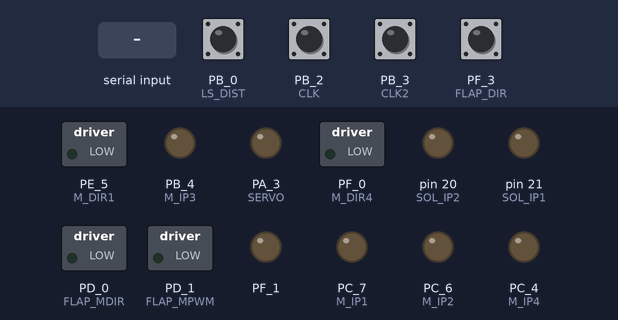
Bench run of a sketch on a simulated TI Tiva C LaunchPad. Shown: switched loads named in the sketch (green lamp = pin HIGH), output pins drawn as LEDs (lit = HIGH). Inputs (shaded band) come from the test bench; at power-on: PB_0 (LS_DIST), PB_2 (CLK), PB_3 (CLK2), PF_3 (FLAP_DIR) HIGH. What the sketch prints to the serial monitor is not drawn.

Above: at 1.2 s.
1.3 s: "1,90\n" received over Serial
At 1.45 s:
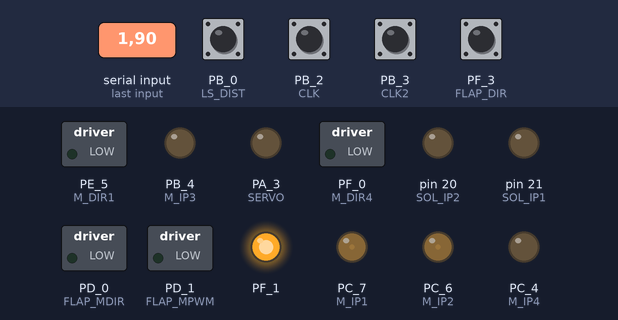
At 4.7 s:
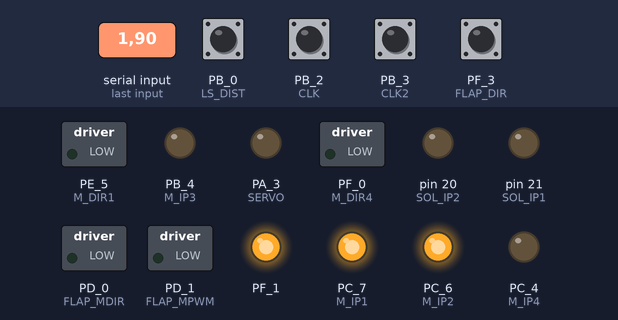
Timing chart, 0 to 6.2 s (numbered marks = the images above; inputs shaded):
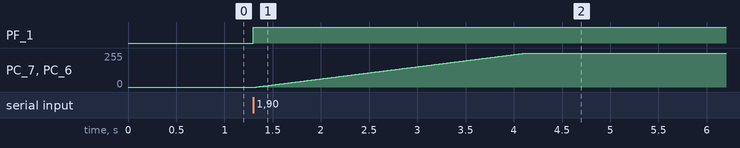

The sketch:

main.ino
```cpp
//example input 1000(rpm), 1/3(feeding-->on/off) , 1/2/3(lead screw-->reverse,forward,kill)

#define M_DIR1 6  //top-wheel1
#define M_IP1 PC_7 //top-wheel1

#define M_DIR2 6 //top-wheel2
#define M_IP2 PC_6 //top-wheel2

#define DEG_TO_RAD(x) (x * 0.0175)
#define RAD_TO_DEG(x) (x / 0.0175)

#define test(x) sin(x)

#define LIM PD_6
#define LIM2 PD_7

//#define LASER
//#define LED BLUE_LED

#define SERVO 12 //servo


#define M_DIR3 6  //feeding wheel dir 1
#define M_IP3 7 //feeding wheel pwm 1

#define M_DIR4 PF_0  // lead screw dir 2
#define M_IP4 PC_4 //lead screw pwm 2

#define IR_IP A5

////solenoid
#define SOL_IP1 21
#define SOL_IP2 20

//encoder-interrupt
#define CLK PB_2 //wheel1-rpm
#define CLK2 PB_3 //wheel2
//rpm
#define LS_DIST PB_0 //encoderA
#define LS_DIR PB_5 //encoderB

bool dir_flag, ls_pos, ip_flag = false, ip_flag2 = false;
volatile long wheel_angle, counter, old_counter;
unsigned long l_timer = 0, l_timer2 = 0;
int InByte, InByte2, InByte3, InitReading, InitReading2, idealRPM = 0;
unsigned long timer = 0, timer1 = 0, timer2 = 0, timer3 = 0, up_timer = 0, down_timer = 0, act_timer = 0, deact_timer = 0, angletimer = 0;

float error, error2, kp, pid, pid2, last_error, last_error2, kd, D, D2;
int M1_nPWM, M2_nPWM;
int l_count;

int MIN_RPM, MAX_RPM = 1000, M1_PWM, M2_PWM;
volatile long RPM_counter1 = 0, RPM_counter2 = 0, dist_counter = 0;
long RPM1 = 0 , RPM2 = 0, currentRPM1, currentRPM2, newRPM1, newRPM2;
bool flag  = false, flag2 = false;
unsigned long uu = 0, ww = 0, zz = 0, feed_timer = 0, feed_timerB = 0;
bool test_flag = false;
bool test_flagB = false;

//Angle
float A, AD = 216, C = DEG_TO_RAD(85.33), DC;

//FLAP 1
#define FLAP_ISR PF_2
#define FLAP_DIR PF_3
#define FLAP_MDIR PD_0
#define FLAP_MPWM PD_1

//FLAP 2
#define FLAPB_MDIR PD_2
#define FLAPB_MPWM PD_1

bool ligma = true , flapdir_flag = true;
boolean flap = false;

volatile unsigned long teamer, taimur, taimurR;

volatile long isr_count, isr_countb = 0, flap_count = 0;

void setup() {
  Serial.begin(115200);
  Serial.setTimeout(30);
  Serial.println("INIT");
  analogWrite(M_IP2, 0);
  pinMode(M_DIR1 , OUTPUT);
  pinMode(M_DIR2 , OUTPUT);
  pinMode(M_DIR3 , OUTPUT);
  pinMode(M_DIR4 , OUTPUT);
  pinMode(SERVO , OUTPUT);

  //  pinMode(LED, OUTPUT);
  pinMode(GREEN_LED, OUTPUT);
  pinMode(RED_LED, OUTPUT);
  pinMode(BLUE_LED, OUTPUT);

  //pinMode(LASER , OUTPUT);

  pinMode(M_IP1 , OUTPUT);
  pinMode(M_IP2 , OUTPUT);
  pinMode(M_IP3 , OUTPUT);
  pinMode(M_IP4 , OUTPUT);
  pinMode(LIM, INPUT_PULLUP);
  pinMode(LIM2, INPUT_PULLUP);


  pinMode(SOL_IP1 , OUTPUT);
  pinMode(SOL_IP2 , OUTPUT);

  pinMode(CLK,  INPUT_PULLUP);
  pinMode(CLK2,  INPUT_PULLUP);
  pinMode(LS_DIST, INPUT_PULLUP);
  pinMode(LS_DIR, INPUT_PULLUP);

  //Flap
  pinMode(FLAP_MDIR, OUTPUT);
  pinMode(FLAP_MPWM, OUTPUT);
  pinMode(FLAPB_MDIR, OUTPUT);
  pinMode(FLAPB_MPWM, OUTPUT);
  pinMode(FLAP_ISR, INPUT_PULLUP);
  pinMode(FLAP_DIR, INPUT_PULLUP);


  //pinMode(LASER, OUTPUT); //IR Laser
  pinMode(IR_IP, INPUT_PULLUP);


  attachInterrupt(digitalPinToInterrupt(CLK), updateEncoderA, RISING); //wheel1
  attachInterrupt(digitalPinToInterrupt(CLK2), updateEncoderB, RISING); //wheel2

  timer = millis();
  angletimer = millis();
  timer1 = millis();
  taimur = micros();
  taimurR = micros();

  analogWrite(M_IP1, 0);
  analogWrite(M_IP3, 0);
  analogWrite(M_IP4, 0);

  //  while (digitalRead(LIM) == 1) {
  //    Serial.println("Moving back to initial position");
  //    digitalWrite(M_DIR4, HIGH);
  //    analogWrite(M_IP4, 100);
  //  }

  //  if (digitalRead(LIM) == 0)
  //  { Serial.println("At INIT POS");
  //    digitalWrite(M_DIR4, LOW);
  //    digitalWrite(M_IP4, LOW);
  //    counter = 0;Serial.println(digitalRead(LIM));
  //  }
  attachInterrupt(digitalPinToInterrupt(LS_DIST), lead, FALLING);
  //  attachInterrupt(digitalPinToInterrupt(LIM), leadscrew_limit1, FALLING);
  //  attachInterrupt(digitalPinToInterrupt(LIM2), leadscrew_limit2, FALLING);
}
void loop() {
  rpm();
  gateway();
  angle();


  digitalWrite(GREEN_LED, HIGH);
  if (Serial.available() > 3) {
    digitalWrite(GREEN_LED, LOW);
    digitalWrite(RED_LED, HIGH);
    InByte = Serial.parseInt();
    InByte2 = Serial.parseInt();
    InByte3 = Serial.parseInt();
  }
  if (InByte >= 1 && InByte < 7) {
    set_range();
    InByte = 0;
  }
  if (InByte == 9) {
    idealRPM = 0;
  }

  if (InByte2 >= 5 && InByte <= 45) {
    set_angle();
    InByte2 = 0;
  }

  if (millis() - timer1 > 10) {
    set_pid();
    timer1 = millis();
  }
}

void angle() {
  float dist_trav = (8 * counter) / 1024;

  DC = dist_trav;
  float temp = (((DC * sin(C)) / AD));
  A = RAD_TO_DEG(asin(temp));

  Serial.print("Counter: ");
  Serial.print(counter);
  Serial.print("\tDistance: ");
  Serial.print(dist_trav);
  Serial.print("\tAngle: ");
  Serial.println(A);
}

void lead() {
  if (digitalRead(LS_DIR) == 0) {
    dir_flag = true;
    counter--;
  } else {
    dir_flag = false;
    counter++;
  }
}

void set_angle() {
  int targetAngle = InByte2;
}

void gateway() {
  if (digitalRead(FLAP_DIR) == 0) {
    flapdir_flag = true;
    flap_count--;
  } else {
    flapdir_flag = false;
    flap_count++;
  }
}

void set_range() {
  int range = InByte;
  digitalWrite(GREEN_LED, LOW);
  digitalWrite(BLUE_LED, HIGH);
  double value, r_angle;
  Serial.println("Calculating RPM required...");
  r_angle = DEG_TO_RAD(11);

  float denom = ( (2 * range * 9.81) * (0.01 * cos(r_angle)) * (0.01 * sin(r_angle)) + ((8.829) * (0.01 * cos(r_angle)) * (0.01 * cos(r_angle)) ) ) ;
  value = (range * 9.81) * (range * 9.81) / denom;

  idealRPM = sqrt(value) * 1.5;

  Serial.print("\tRPM calculated: ");
  Serial.println(idealRPM);
  digitalWrite(BLUE_LED, LOW);
}

void leadscrew_limit1() {
  isr_count++;
  if (isr_count > 12) {
    analogWrite(M_IP4, 0);
    isr_count = 0;
    isr_countb = 0;
  }
}

void leadscrew_limit2() {
  isr_countb++;
  if (isr_countb > 12) {
    analogWrite(M_IP4, 0);
    isr_count = 0;
    isr_countb = 0;
  }
}

void servo(int servo, int angle) {
  int del = (11 * angle) + 500;
  digitalWrite(SERVO, HIGH);
  delayMicroseconds(del);
  digitalWrite(SERVO, LOW);
}

void updateEncoderA() {
  RPM_counter1 ++;
}

void updateEncoderB() {
  RPM_counter2 ++;
}

void rpm() {
  if (millis() - timer > 10) {
    noInterrupts();
    RPM1 = RPM_counter1 * 5.8 ; //PPRC = 10 seconds / PPR;
    RPM2 = RPM_counter2 * 5.8;
    timer = millis();
    RPM_counter1 = 0;
    RPM_counter2 = 0;
    interrupts();
  }
  currentRPM1 = RPM1;
  currentRPM2 = RPM2;
}

void pwm(int pwm_pin, uint8_t Speed) {
  analogWrite(pwm_pin, Speed);
  if (millis() - timer3 > 10)
  {
    //        Serial.print("PWM:");
    //        Serial.print(Speed);
    //        Serial.print("\tRPM-1:");
    //        Serial.print(RPM1);
    //        Serial.print("\tRPM-2:");
    //        Serial.println(RPM2);
    Serial.flush();
    timer3 = millis();
  }
}

void up() {
  digitalWrite(M_DIR3, HIGH);
  analogWrite(M_IP3 , 200);
  Serial.println("Moving up");
  Serial.println(digitalRead(IR_IP));
  flag  = true;
}

void down() {
  digitalWrite(M_DIR3, LOW);
  analogWrite(M_IP3 , 200);
  Serial.println("Moving down");
  if (!digitalRead(IR_IP)) {
    //analogWrite(M_IP3 , 0);
    Serial.println("Stopping");
  }
}

void kill() {
  digitalWrite(M_IP3, LOW);
}

void set_pid() {

  kp = 0.3;
  kd = 0.75;
  newRPM1 = idealRPM;
  newRPM2 = idealRPM;
  error = newRPM1 - currentRPM1;
  error2 = newRPM2 - currentRPM2;

  D = (error - last_error) / 10;
  D2 = (error2 - last_error2) / 10;

  pid = (error * kp) + (D * kd);
  pid2 = (error2 * kp) + (D2 * kd);

  if (pid > 1)
    pid = 1;
  if (pid < -1)
    pid = -1;

  if (pid2 > 1)
    pid2 = 1;
  if (pid2 < -1)
    pid2 = -1;

  M1_nPWM = M1_nPWM + pid;
  if (M1_nPWM > 255)
    M1_nPWM = 255;
  if (M1_nPWM < 0)
    M1_nPWM = 0;
  pwm(M_IP1, M1_nPWM);

  M2_nPWM = M2_nPWM + pid2;
  if (M2_nPWM > 255) {
    M2_nPWM = 255;
  } else if (M2_nPWM < 0) {
    M2_nPWM = 0;
  }

  pwm(M_IP2, M2_nPWM);

  last_error = error;
  last_error2 = error2;
}
```

Measured:
- after the input at 1.3 s, PF_1: LOW → HIGH at once; PC_7 (M_IP1), PC_6 (M_IP2): moves from 0/255 to 255/255 over 2.8 s, starting at once
